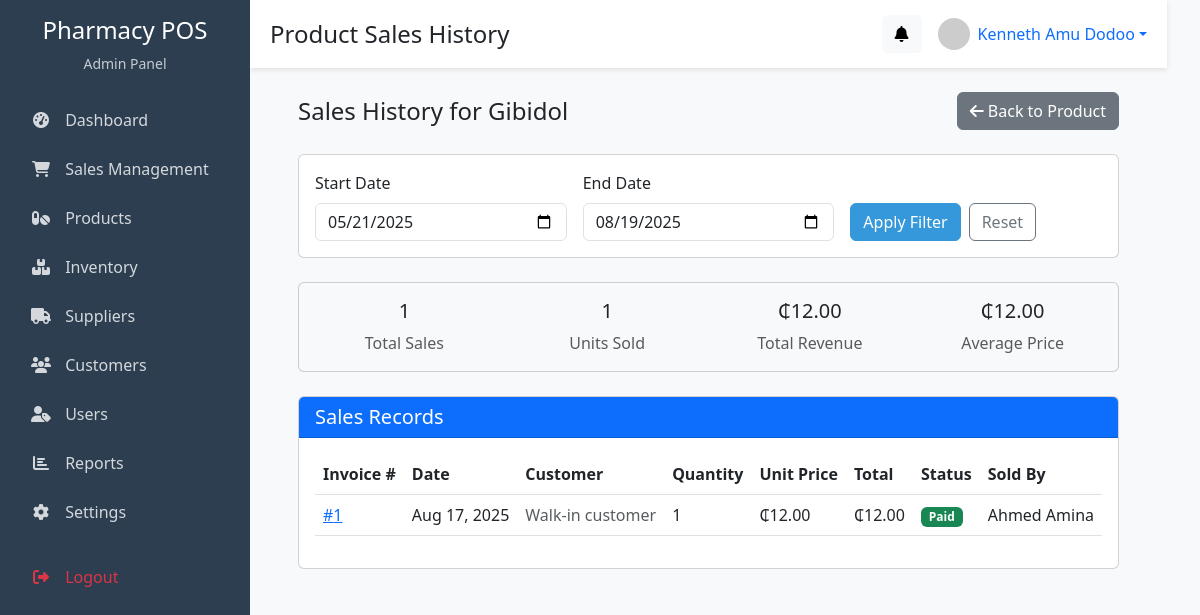
The page /admin/products/sales_history.php?product_id=1 (signed in) on the database its author committed.
### tables this page shows
CREATE TABLE `users` (
  `user_id` int(11) NOT NULL,
  `role` enum('sales_rep','manager') DEFAULT NULL,
  `name` varchar(100) NOT NULL,
  `email` varchar(100) DEFAULT NULL,
  `phone` varchar(30) DEFAULT NULL,
  `password` varchar(255) NOT NULL,
  `status` enum('active','inactive') DEFAULT 'active',
  `created_at` timestamp NOT NULL DEFAULT current_timestamp()
);

CREATE TABLE `products` (
  `product_id` int(11) NOT NULL,
  `supplier_id` int(11) NOT NULL,
  `name` varchar(150) NOT NULL,
  `category` varchar(100) DEFAULT NULL,
  `batch_no` varchar(50) DEFAULT NULL,
  `expiry_date` date DEFAULT NULL,
  `stock_qty` int(11) DEFAULT 0,
  `reorder_level` int(11) DEFAULT 5,
  `cost_price` decimal(10,2) NOT NULL,
  `selling_price` decimal(10,2) NOT NULL,
  `created_at` timestamp NOT NULL DEFAULT current_timestamp()
);

CREATE TABLE `invoice_items` (
  `invoice_item_id` int(11) NOT NULL,
  `invoice_id` int(11) NOT NULL,
  `product_id` int(11) NOT NULL,
  `quantity` int(11) NOT NULL,
  `price` decimal(10,2) NOT NULL,
  `subtotal` decimal(10,2) NOT NULL
);

CREATE TABLE `invoices` (
  `invoice_id` int(11) NOT NULL,
  `customer_id` int(11) DEFAULT NULL,
  `user_id` int(11) NOT NULL,
  `total_amount` decimal(10,2) NOT NULL,
  `payment_status` enum('pending','paid','cancelled') DEFAULT 'pending',
  `created_at` timestamp NOT NULL DEFAULT current_timestamp()
);

### admin/products/sales_history.php (the view, shortened to what this page needs)
<?php
$page_title = "Product Sales History";
include_once '../includes/head.php';
$product_id = intval($_GET['product_id']);
$product_query = "SELECT * FROM products WHERE product_id = ?";
$product_stmt = $conn->prepare($product_query);
$product_stmt->bind_param("i", $product_id);
$product_stmt->execute();
$product_result = $product_stmt->get_result();
$product = $product_result->fetch_assoc();
$startDate = isset($_GET['start_date']) ? $_GET['start_date'] : date('Y-m-d', strtotime('-90 days'));
$endDate = isset($_GET['end_date']) ? $_GET['end_date'] : date('Y-m-d');
$query = "SELECT ii.invoice_item_id, ii.quantity, ii.price, ii.subtotal,
          i.invoice_id, i.created_at, i.payment_status,
          u.name as sold_by, c.name as customer_name
          FROM invoice_items ii
          JOIN invoices i ON ii.invoice_id = i.invoice_id
          LEFT JOIN users u ON i.user_id = u.user_id
          LEFT JOIN customers c ON i.customer_id = c.customer_id
          WHERE ii.product_id = ? AND i.created_at BETWEEN ? AND ?
          ORDER BY i.created_at DESC";
$stmt = $conn->prepare($query);
$stmt->bind_param("iss", $product_id, $startDate, $endDate);
$stmt->execute();
$result = $stmt->get_result();
$summary_query = "SELECT
                 COUNT(DISTINCT i.invoice_id) as total_invoices,
                 SUM(ii.quantity) as total_quantity,
                 SUM(ii.subtotal) as total_revenue,
                 AVG(ii.price) as average_price
                 FROM invoice_items ii
                 JOIN invoices i ON ii.invoice_id = i.invoice_id
                 WHERE ii.product_id = ? AND i.payment_status = 'paid' AND i.created_at BETWEEN ? AND ?";
$summary_stmt = $conn->prepare($summary_query);
$summary_stmt->bind_param("iss", $product_id, $startDate, $endDate);
$summary_stmt->execute();
$summary = $summary_stmt->get_result()->fetch_assoc();
?>
<div class="container-fluid px-4">
    <div class="d-flex justify-content-between align-items-center mb-4">
        <h4 class="mb-0">Sales History for <?php echo htmlspecialchars($product['name']); ?></h4>
        <div>
            <a href="view.php?id=<?php echo $product_id; ?>" class="btn btn-secondary">
                <i class="fas fa-arrow-left"></i> Back to Product
            </a>
        </div>
    </div>
    <div class="card mb-4">
        <div class="card-body">
            <form method="get" class="row g-3">
                <div class="col-md-4">
                    <label for="start_date" class="form-label">Start Date</label>
                    <input type="date" class="form-control" id="start_date" name="start_date" value="<?php echo $startDate; ?>">
                </div>
                <div class="col-md-4">
                    <label for="end_date" class="form-label">End Date</label>
                    <input type="date" class="form-control" id="end_date" name="end_date" value="<?php echo $endDate; ?>">
                </div>
                <div class="col-md-4 d-flex align-items-end">
                    <button type="submit" class="btn btn-primary me-2">Apply Filter</button>
                    <a href="sales_history.php?product_id=<?php echo $product_id; ?>" class="btn btn-outline-secondary">Reset</a>
                </div>
            </form>
        </div>
    </div>
    <div class="row mb-4">
        <div class="col-md-12">
            <div class="card bg-light">
                <div class="card-body">
                    <div class="row text-center">
                        <div class="col-md-3">
                            <h5><?php echo number_format($summary['total_invoices']); ?></h5>
                            <p class="text-muted mb-0">Total Sales</p>
                        </div>
                        <div class="col-md-3">
                            <h5><?php echo number_format($summary['total_quantity']); ?></h5>
                            <p class="text-muted mb-0">Units Sold</p>
                        </div>
                        <div class="col-md-3">
                            <h5>₵<?php echo number_format($summary['total_revenue'], 2); ?></h5>
                            <p class="text-muted mb-0">Total Revenue</p>
                        </div>
                        <div class="col-md-3">
                            <h5>₵<?php echo number_format($summary['average_price'], 2); ?></h5>
                            <p class="text-muted mb-0">Average Price</p>
                        </div>
                    </div>
                </div>
            </div>
        </div>
    </div>
    <div class="card">
        <div class="card-header bg-primary text-white">
            <h5 class="mb-0">Sales Records</h5>
        </div>
        <div class="card-body">
            <div class="table-responsive">
                <table class="table table-hover" id="salesHistoryTable">
                    <thead>
                        <tr>
                            <th>Invoice #</th>
                            <th>Date</th>
                            <th>Customer</th>
                            <th>Quantity</th>
                            <th>Unit Price</th>
                            <th>Total</th>
                            <th>Status</th>
                            <th>Sold By</th>
                        </tr>
                    </thead>
                    <tbody>
                        <?php if ($result->num_rows > 0): ?>
                            <?php while ($row = $result->fetch_assoc()): ?>
                                <tr>
                                    <td>
                                        <a href="../sales/invoice_details.php?id=<?php echo $row['invoice_id']; ?>" class="text-primary">
                                            #<?php echo $row['invoice_id']; ?>
                                        </a>
                                    </td>
                                    <td><?php echo date('M d, Y', strtotime($row['created_at'])); ?></td>
                                    <td><?php echo !empty($row['customer_name']) ? htmlspecialchars($row['customer_name']) : '<span class="text-muted">Walk-in customer</span>'; ?></td>
                                    <td><?php echo $row['quantity']; ?></td>
                                    <td>₵<?php echo number_format($row['price'], 2); ?></td>
                                    <td>₵<?php echo number_format($row['subtotal'], 2); ?></td>
                                    <td>
                                        <?php if ($row['payment_status'] == 'paid'): ?>
                                            <span class="badge bg-success">Paid</span>
                                        <?php elseif ($row['payment_status'] == 'cancelled'): ?>
                                            <span class="badge bg-danger">Cancelled</span>
                                        <?php else: ?>
                                            <span class="badge bg-warning">Pending</span>
                                        <?php endif; ?>
                                    </td>
                                    <td><?php echo htmlspecialchars($row['sold_by']); ?></td>
                                </tr>
                            <?php endwhile; ?>
                        <?php else: ?>
                            <tr>
                                <td colspan="8" class="text-center">No sales records found for this product in the selected date range.</td>
                            </tr>
                        <?php endif; ?>
                    </tbody>
                </table>
            </div>
        </div>
    </div>
</div>
<?php
include_once '../includes/footer.php';
?>

### admin/includes/head.php (shortened to what this page needs)
<?php
include_once __DIR__ . '/../../config/database.php';
$user_id = $_SESSION['admin_id'];
$query = "SELECT * FROM users WHERE user_id = ?";
$stmt = $conn->prepare($query);
$stmt->bind_param("i", $user_id);
$stmt->execute();
$result = $stmt->get_result();
$user = $result->fetch_assoc();
?>
<!DOCTYPE html>
<html lang="en">
<head>
    <link href="https://cdn.jsdelivr.net/npm/bootstrap@5.3.0/dist/css/bootstrap.min.css" rel="stylesheet">
    <link rel="stylesheet" href="https://cdnjs.cloudflare.com/ajax/libs/font-awesome/6.4.0/css/all.min.css">
    <link rel="stylesheet" href="https://cdn.datatables.net/1.13.5/css/dataTables.bootstrap5.min.css">
</head>
<body>
    <div class="d-flex">
        <?php include_once __DIR__ . '/sidebar.php'; ?>
        <div class="content-wrapper">
            <div class="top-bar d-flex justify-content-between align-items-center mb-4">
                <div>
                    <h4 class="mb-0"><?php echo isset($page_title) ? $page_title : 'Admin Dashboard'; ?></h4>
                </div>
                <div class="d-flex align-items-center">
                    <div class="dropdown me-3">
                        <a class="btn btn-light position-relative" href="#" role="button" id="alertsDropdown" data-bs-toggle="dropdown" aria-expanded="false">
                            <i class="fas fa-bell"></i>
                        </a>
                    </div>
                    <div class="dropdown">
                        <a href="#" class="d-flex align-items-center text-decoration-none dropdown-toggle" id="userMenu" data-bs-toggle="dropdown" aria-expanded="false">
                            <img src="https://ui-avatars.com/api/?name=<?php echo urlencode($user['name']); ?>&background=random" alt="Profile" width="32" height="32" class="rounded-circle me-2">
                            <span><?php echo htmlspecialchars($user['name']); ?></span>
                        </a>
                    </div>
                </div>
            </div>
            <div class="container-fluid px-4">

### admin/includes/head.php (style rules this page uses)
:root { --primary: #2c3e50; --secondary: #3498db; --light: #ecf0f1; --dark: #34495e; --accent: #e74c3c; }
body { background-color: #f8f9fa; font-family: 'Segoe UI', Tahoma, Geneva, Verdana, sans-serif; }
.content-wrapper { margin-left: 250px; transition: margin-left 0.3s; min-height: 100vh; padding-bottom: 60px; }
.top-bar { background-color: white; padding: 15px 20px; box-shadow: 0 2px 5px rgba(0, 0, 0, 0.1); position: sticky; top: 0; z-index: 99; }
.btn-primary { background-color: var(--secondary); border-color: var(--secondary); }

### rows shown on the page
users: name "Kenneth Amu Dodoo"
products: name "Gibidol"
invoice_items: invoice.invoice_id "1", invoice.created_at "Aug 17, 2025", quantity "1", price "12.00", subtotal "12.00", users.name "Ahmed Amina"

### other values the page prints
$page_title "Product Sales History"
$summary['total_invoices'] "1"
$summary['total_quantity'] "1"
$summary['total_revenue'] "12.00"
$summary['average_price'] "12.00"
